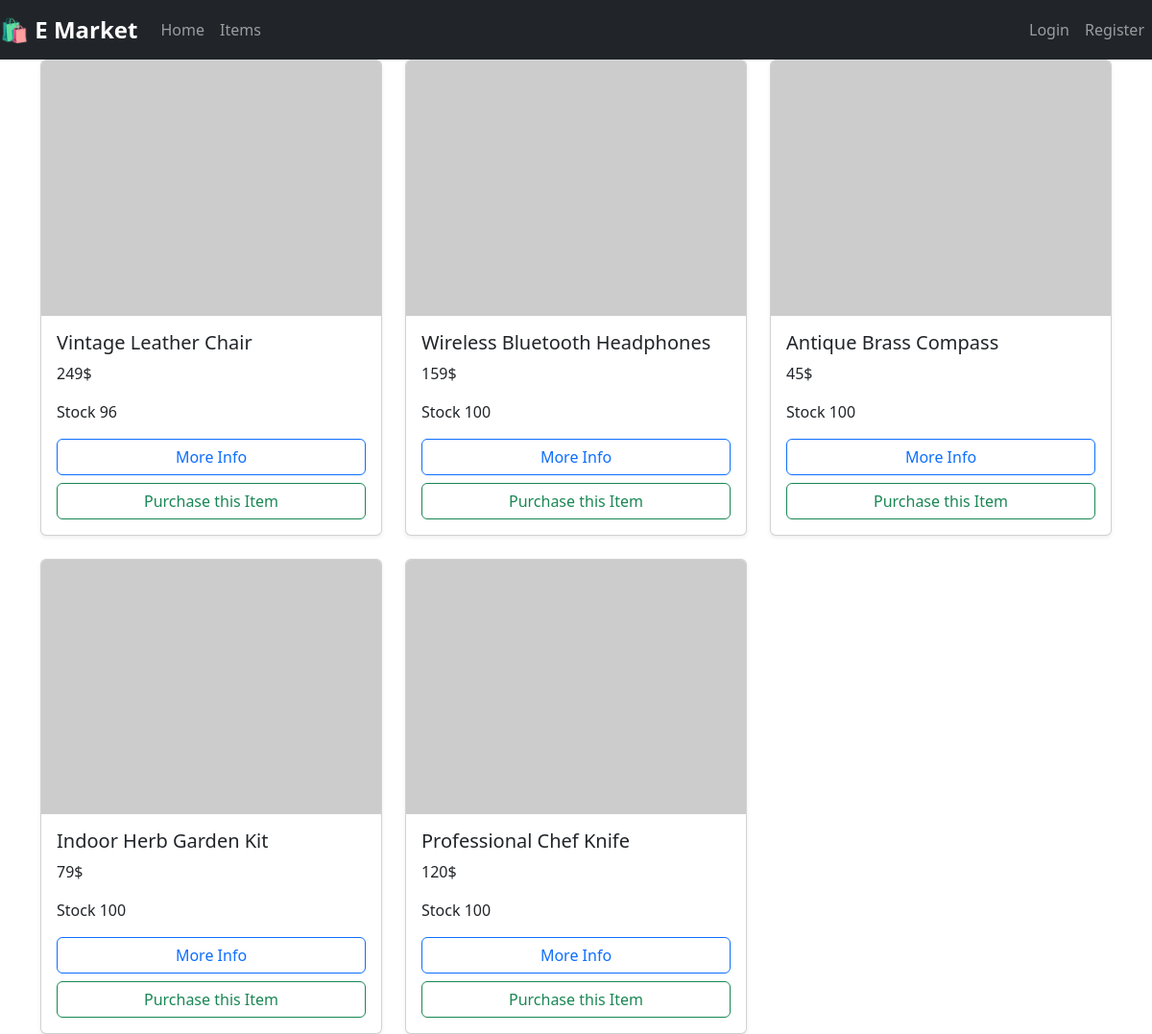
Page /items/ on the earlier database version.
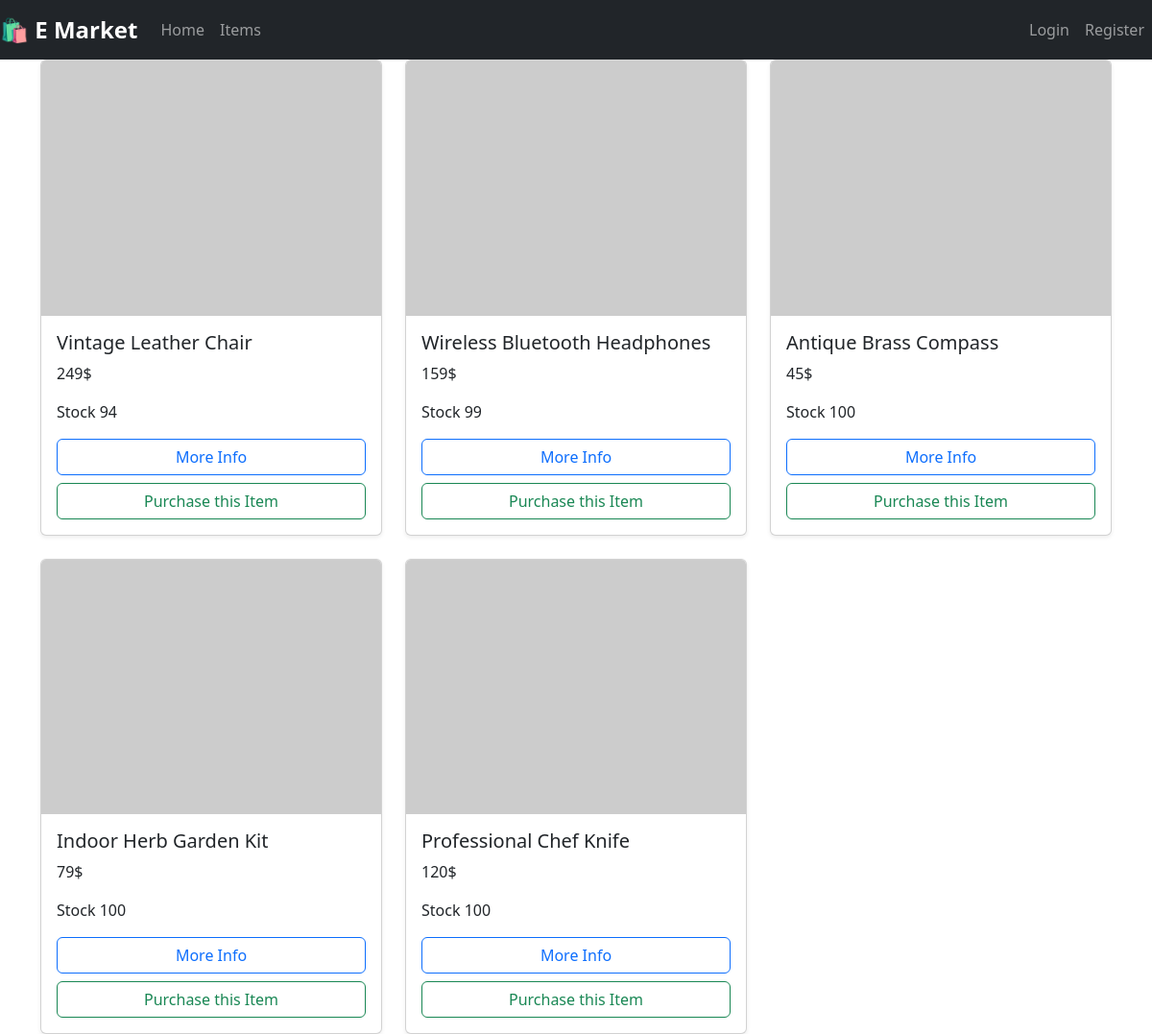
Same page on the later database version.
### main/models.py (models this page shows, shortened)
class Item(models.Model):
    name = models.CharField(max_length=200)
    price = models.IntegerField()
    stock = models.IntegerField(default=100)
    description = models.CharField(max_length=2000)
    image_url = models.CharField(max_length=256)

### main/views.py (the view, shortened to what this page needs)
# urls.py: path("items/", items_page, name="items"),
@transaction.atomic
def items_page(request):
    if request.method == "GET":
        items = Item.objects.all()
        return render(
            request, template_name="main/items.html", context={"items": items}
        )

### main/templates/main/items.html (shortened to what this page needs)
{% extends 'main/base.html' %}
{% block content %}
<div class="row row-cols-1 row-cols-md-3 g-4">
  {% for item in items %}
    <div class="col">
      <div class="card h-100 shadow-sm">
        <img src="{{ item.image_url }}" class="card-img-top" alt="{{ item.name }}">
        <div class="card-body">
          <h5 class="card-title">{{ item.name }}</h5>
          <p class="card-text">{{ item.price }}$</p>
          <p class="card-text">Stock {{ item.stock }}</p>
          <div class="d-grid gap-2">
            <button class="btn btn-outline-primary" data-bs-toggle="modal" data-bs-target="#Modal-MoreInfo{{ item.pk }}">More Info</button>
            <button type="button" class="btn btn-outline-success"
                    data-bs-toggle="modal" data-bs-target="#Modal-PurchaseConfirm{{ item.pk }}">
                Purchase this Item
            </button>
          </div>
        </div>
      </div>
    </div>
  {% endfor %}
</div>
{% endblock %}

### main/templates/main/base.html (shortened to what this page needs)
<!doctype html>
<html lang="en">
  <head>
    <link href="https://cdn.jsdelivr.net/npm/bootstrap@5.3.3/dist/css/bootstrap.min.css" rel="stylesheet">
  </head>
  <body>
    {% include 'main/includes/navbar.html'  %}
    <div class="container">
        {% block content %}
        {% endblock %}
    </div>
  </body>
</html>

### main/templates/main/includes/navbar.html (shortened to what this page needs)
<nav class="navbar navbar-expand-md navbar-dark bg-dark">
    <a class="navbar-brand fw-bold fs-4" href="{% url 'home' %}">🛍️ E Market</a>
    <div class="collapse navbar-collapse" id="navbarNav">
        <ul class="navbar-nav">
            <li class="nav-item active">
                <a class="nav-link" href="{% url 'home' %}">Home</a>
            </li>
            <li class="nav-item">
                <a class="nav-link" href="{% url 'items' %}">Items</a>
            </li>
        </ul>
        <ul class="navbar-nav ms-auto">
            {% if user.is_authenticated  %}
                <li class="nav-item">
                    <a class="nav-link" href="#">Hello, {{ user.username }}</a>
                </li>
                <li class="nav-item">
                    <a class="nav-link" href="{% url 'logout' %}">Logout</a>
                </li>
            {% else %}
                <li class="nav-item">
                    <a class="nav-link" href="{% url 'login' %}">Login</a>
                </li>
                <li class="nav-item">
                    <a class="nav-link" href="{% url 'register' %}">Register</a>
                </li>
            {% endif %}
        </ul>
    </div>
</nav>

Differences in the rows shown:
changed Item "Vintage Leather Chair": stock "96" → "94"
changed Item "Wireless Bluetooth Headphones": stock "100" → "99"
